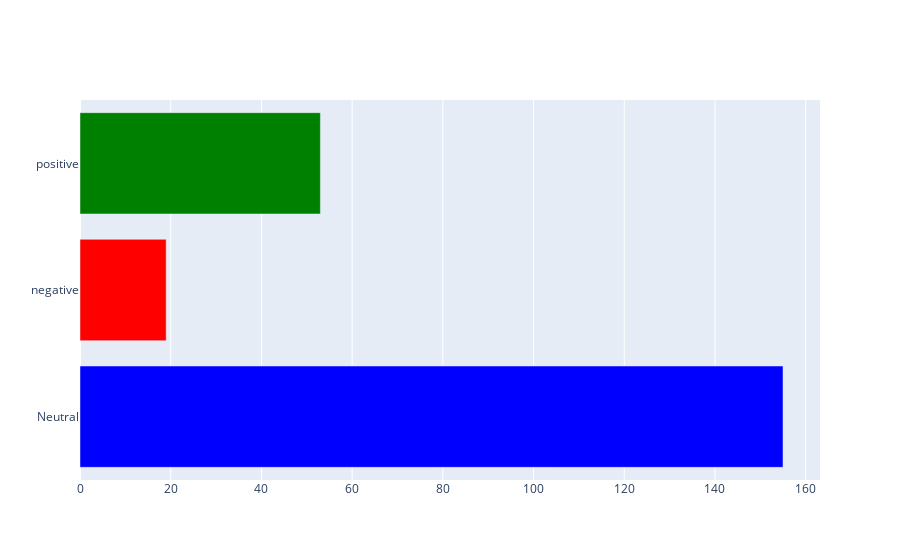

Notebook cell for this chart:
### Code cell
new1 = mwaure_reviews.groupby('Expression Label').count()
x = list(new1['Sentiment_Polarity'])
y = list(new1.index)
tuple_list = list(zip(x,y))

df = pd.DataFrame(tuple_list, columns=['x','y'])

df['color'] = 'blue'
df['color'][1] = 'red'
df['color'][2] = 'green'

import plotly.graph_objects as go
fig = go.Figure(go.Bar(x=df['x'],
                y=df['y'],
                orientation ='h',
                marker={'color': df['color']}))
fig.show()

### Figure 1 — Plotly figure (JSON) as saved in the notebook; plotly's stock layout.template omitted (floating-point values rounded to 4 significant figures)
{"data": [{"marker": {"color": ["blue", "red", "green"]}, "orientation": "h", "type": "bar", "x": [155, 19, 53], "y": ["Neutral", "negative", "positive"]}], "layout": {}}
